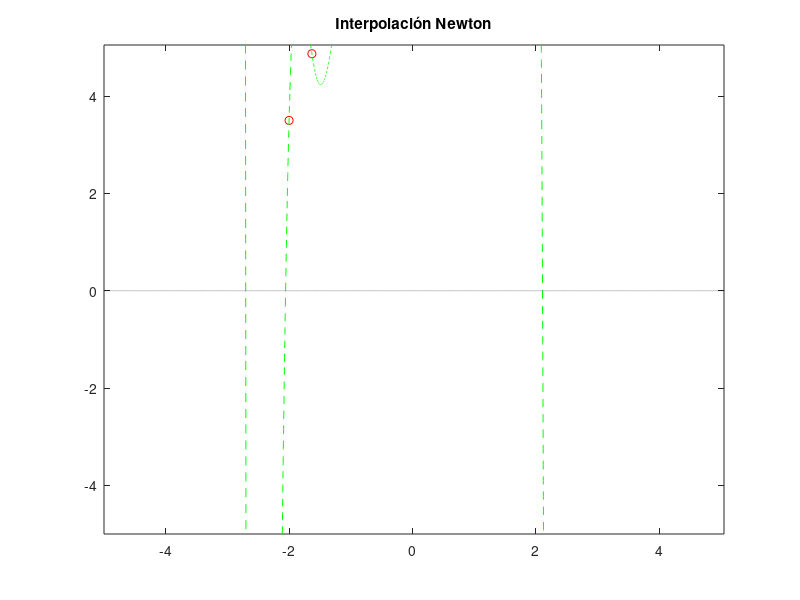

This chart was generated by the following MATLAB code:
clear
clc
%f = @(x)(1./(1+x.^2)); %función real
%h = ((b-a)/(k-1)); %tamaño de paso separacion entre cada punto deseado
%xn = a+(0:(k-1))*h; %valores en x
%yn = [f(xn)];  %valores en y
xn=  [-2.00  -1.6300  -1.2600 -.8900  -.53  -.16 .21 .58 .95 1.32 1.68 2.05];
yn= [3.5000 4.8700 5.4500 7.7600 7.4000 7.8600 8.7300 8.6700 10.3200 11.0000 10.7000 11.7800];
a = min(xn); %punto uno de interpolacion
b = max(xn);  %punto dos de interpolacion
[r,k] = size(yn);  %numero de puntos a considerar
x =((a-3):.001:(b+3))';

A = ones(k,1); %matriz de una columna y tantas filas como puntos
for i = 1:(k-1)
  A = [A A(:,i).*(xn-xn(i))'];
end
% matriz
A
s = inv(A)*yn'
% hacer la forma de newton
pk = s(1);
xi = ones(size(x));
for i = 2:k
  xi = xi.*(x-xn(i-1));
  pk = pk + s(i)*xi;
end

plot(xn,yn,'ro', x,pk,'g--', x, x*0, 'k:');
axis([a-3,b+3,a-3,b+3]);
title("Interpolación Newton");
